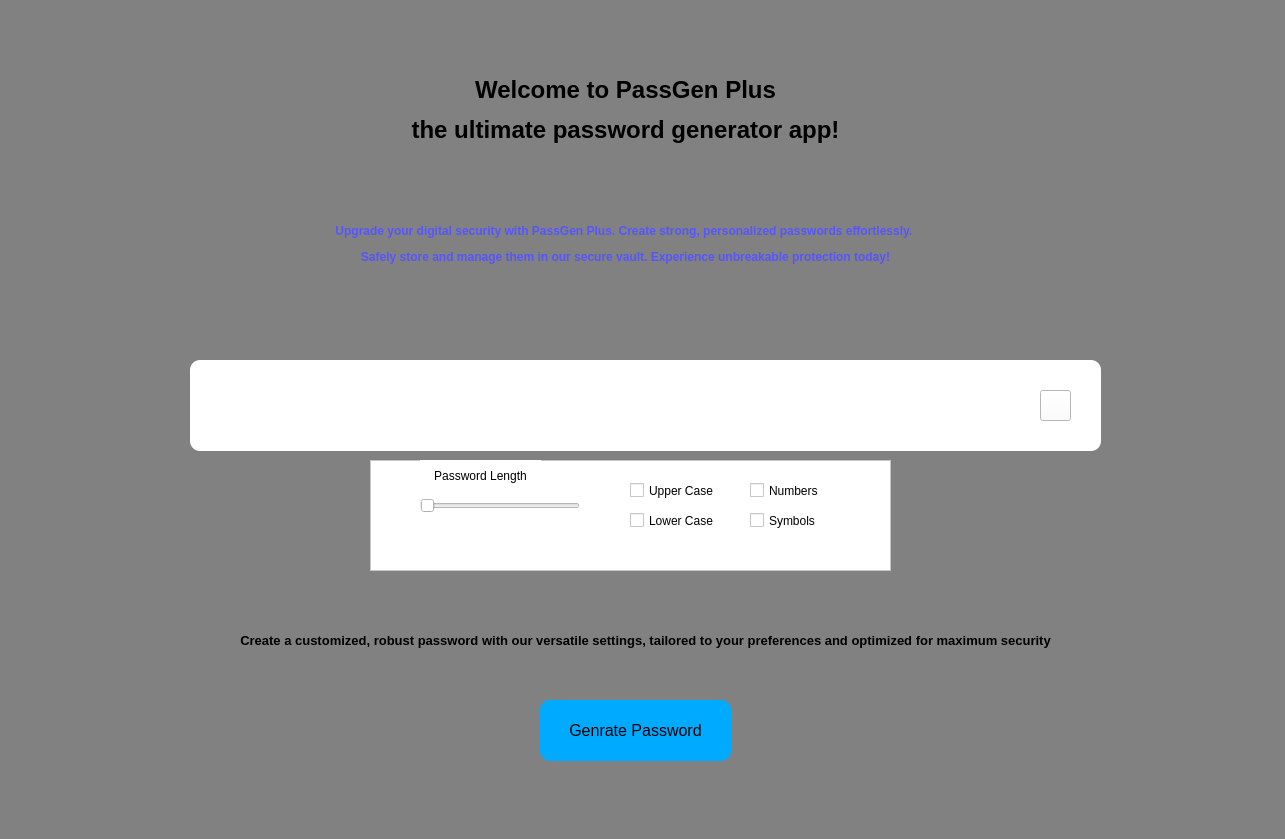
<?xml version="1.0" encoding="UTF-8"?>
<ui version="4.0">
 <class>MainWindow</class>
 <widget class="QMainWindow" name="MainWindow">
  <property name="geometry">
   <rect>
    <x>0</x>
    <y>0</y>
    <width>1285</width>
    <height>839</height>
   </rect>
  </property>
  <property name="focusPolicy">
   <enum>Qt::NoFocus</enum>
  </property>
  <property name="windowTitle">
   <string>Password Generator</string>
  </property>
  <property name="styleSheet">
   <string notr="true">


background-color: rgb(129, 129, 129);


</string>
  </property>
  <property name="iconSize">
   <size>
    <width>30</width>
    <height>30</height>
   </size>
  </property>
  <property name="documentMode">
   <bool>false</bool>
  </property>
  <widget class="QWidget" name="centralwidget">
   <widget class="QPushButton" name="pushButton">
    <property name="geometry">
     <rect>
      <x>540</x>
      <y>700</y>
      <width>191</width>
      <height>61</height>
     </rect>
    </property>
    <property name="font">
     <font>
      <pointsize>12</pointsize>
     </font>
    </property>
    <property name="styleSheet">
     <string notr="true">

background-color: rgb(0, 170, 255);


border-radius: 10px;
</string>
    </property>
    <property name="text">
     <string>Genrate Password</string>
    </property>
   </widget>
   <widget class="QTextEdit" name="textEdit_2">
    <property name="geometry">
     <rect>
      <x>190</x>
      <y>360</y>
      <width>911</width>
      <height>91</height>
     </rect>
    </property>
    <property name="font">
     <font>
      <pointsize>18</pointsize>
     </font>
    </property>
    <property name="styleSheet">
     <string notr="true">
background-color: rgb(255, 255, 255);

border-radius: 10px;</string>
    </property>
   </widget>
   <widget class="QLabel" name="label">
    <property name="geometry">
     <rect>
      <x>-30</x>
      <y>-10</y>
      <width>1311</width>
      <height>361</height>
     </rect>
    </property>
    <property name="font">
     <font>
      <pointsize>18</pointsize>
      <weight>75</weight>
      <bold>true</bold>
     </font>
    </property>
    <property name="layoutDirection">
     <enum>Qt::LeftToRight</enum>
    </property>
    <property name="styleSheet">
     <string notr="true"/>
    </property>
    <property name="text">
     <string>&lt;html&gt;&lt;head/&gt;&lt;body&gt;&lt;p align=&quot;center&quot;&gt;Welcome to PassGen Plus&lt;/p&gt;&lt;p align=&quot;center&quot;&gt;the ultimate password generator app!&lt;/p&gt;&lt;p align=&quot;center&quot;&gt;&lt;br/&gt;&lt;/p&gt;&lt;p align=&quot;center&quot;&gt;&lt;span style=&quot; font-size:9pt; color:#5555ff;&quot;&gt;Upgrade your digital security with PassGen Plus. Create strong, personalized passwords effortlessly. &lt;/span&gt;&lt;/p&gt;&lt;p align=&quot;center&quot;&gt;&lt;span style=&quot; font-size:9pt; color:#5555ff;&quot;&gt;Safely store and manage them in our secure vault. Experience unbreakable protection today!&lt;/span&gt;&lt;/p&gt;&lt;/body&gt;&lt;/html&gt;</string>
    </property>
   </widget>
   <widget class="QPushButton" name="pushButton_3">
    <property name="geometry">
     <rect>
      <x>1040</x>
      <y>390</y>
      <width>31</width>
      <height>31</height>
     </rect>
    </property>
    <property name="styleSheet">
     <string notr="true">QPushButton {

background-color: rgb(255, 255, 255);

border-image: url(C:/Users/98913/Desktop/Python/Tkinter/Tkinter folders/tkinter images/copy.png);

}</string>
    </property>
    <property name="text">
     <string/>
    </property>
   </widget>
   <widget class="QFrame" name="frame">
    <property name="geometry">
     <rect>
      <x>370</x>
      <y>460</y>
      <width>521</width>
      <height>111</height>
     </rect>
    </property>
    <property name="styleSheet">
     <string notr="true">

background-color: white;</string>
    </property>
    <property name="frameShape">
     <enum>QFrame::StyledPanel</enum>
    </property>
    <property name="frameShadow">
     <enum>QFrame::Raised</enum>
    </property>
    <widget class="QCheckBox" name="checkBox">
     <property name="geometry">
      <rect>
       <x>260</x>
       <y>20</y>
       <width>121</width>
       <height>21</height>
      </rect>
     </property>
     <property name="text">
      <string>Upper Case</string>
     </property>
    </widget>
    <widget class="QCheckBox" name="checkBox_2">
     <property name="geometry">
      <rect>
       <x>260</x>
       <y>50</y>
       <width>121</width>
       <height>21</height>
      </rect>
     </property>
     <property name="text">
      <string>Lower Case</string>
     </property>
    </widget>
    <widget class="QCheckBox" name="checkBox_3">
     <property name="geometry">
      <rect>
       <x>380</x>
       <y>20</y>
       <width>121</width>
       <height>21</height>
      </rect>
     </property>
     <property name="text">
      <string>Numbers</string>
     </property>
    </widget>
    <widget class="QCheckBox" name="checkBox_4">
     <property name="geometry">
      <rect>
       <x>380</x>
       <y>50</y>
       <width>121</width>
       <height>21</height>
      </rect>
     </property>
     <property name="text">
      <string>Symbols</string>
     </property>
    </widget>
    <widget class="QSlider" name="horizontalSlider">
     <property name="geometry">
      <rect>
       <x>50</x>
       <y>30</y>
       <width>160</width>
       <height>31</height>
      </rect>
     </property>
     <property name="orientation">
      <enum>Qt::Horizontal</enum>
     </property>
    </widget>
    <widget class="QLabel" name="label_2">
     <property name="geometry">
      <rect>
       <x>50</x>
       <y>0</y>
       <width>121</width>
       <height>31</height>
      </rect>
     </property>
     <property name="text">
      <string>Password Length</string>
     </property>
     <property name="alignment">
      <set>Qt::AlignCenter</set>
     </property>
    </widget>
    <widget class="QLabel" name="label_3">
     <property name="geometry">
      <rect>
       <x>4</x>
       <y>30</y>
       <width>41</width>
       <height>31</height>
      </rect>
     </property>
     <property name="styleSheet">
      <string notr="true">

background-color: rgb(255, 255, 255);
</string>
     </property>
     <property name="text">
      <string/>
     </property>
     <property name="alignment">
      <set>Qt::AlignCenter</set>
     </property>
    </widget>
   </widget>
   <widget class="QLabel" name="label_4">
    <property name="geometry">
     <rect>
      <x>-10</x>
      <y>590</y>
      <width>1311</width>
      <height>101</height>
     </rect>
    </property>
    <property name="font">
     <font>
      <pointsize>10</pointsize>
      <weight>75</weight>
      <bold>true</bold>
     </font>
    </property>
    <property name="text">
     <string>Create a customized, robust password with our versatile settings, tailored to your preferences and optimized for maximum security</string>
    </property>
    <property name="alignment">
     <set>Qt::AlignCenter</set>
    </property>
   </widget>
  </widget>
  <widget class="QMenuBar" name="menubar">
   <property name="geometry">
    <rect>
     <x>0</x>
     <y>0</y>
     <width>1285</width>
     <height>26</height>
    </rect>
   </property>
  </widget>
  <widget class="QStatusBar" name="statusbar"/>
 </widget>
 <resources/>
 <connections/>
</ui>
